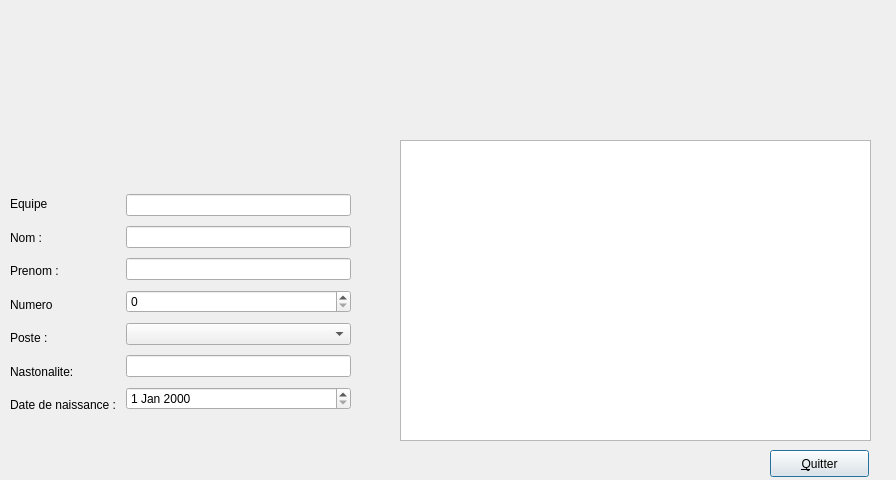
<?xml version="1.0" encoding="UTF-8"?>
<ui version="4.0">
 <class>affPlayer</class>
 <widget class="QDialog" name="affPlayer">
  <property name="geometry">
   <rect>
    <x>0</x>
    <y>0</y>
    <width>896</width>
    <height>480</height>
   </rect>
  </property>
  <property name="windowTitle">
   <string>Dialog</string>
  </property>
  <widget class="QWidget" name="layoutWidget">
   <property name="geometry">
    <rect>
     <x>10</x>
     <y>190</y>
     <width>341</width>
     <height>229</height>
    </rect>
   </property>
   <layout class="QHBoxLayout" name="horizontalLayout">
    <item>
     <layout class="QVBoxLayout" name="verticalLayout">
      <item>
       <widget class="QLabel" name="label_7">
        <property name="text">
         <string>Equipe</string>
        </property>
       </widget>
      </item>
      <item>
       <widget class="QLabel" name="label_5">
        <property name="text">
         <string>Nom :</string>
        </property>
       </widget>
      </item>
      <item>
       <widget class="QLabel" name="label_4">
        <property name="text">
         <string>Prenom :</string>
        </property>
       </widget>
      </item>
      <item>
       <widget class="QLabel" name="label_8">
        <property name="text">
         <string>Numero</string>
        </property>
       </widget>
      </item>
      <item>
       <widget class="QLabel" name="label">
        <property name="text">
         <string>Poste : </string>
        </property>
       </widget>
      </item>
      <item>
       <widget class="QLabel" name="label_6">
        <property name="text">
         <string>Nastonalite: </string>
        </property>
       </widget>
      </item>
      <item>
       <widget class="QLabel" name="label_2">
        <property name="text">
         <string>Date de naissance : </string>
        </property>
       </widget>
      </item>
     </layout>
    </item>
    <item>
     <layout class="QVBoxLayout" name="verticalLayout_2">
      <item>
       <widget class="QLineEdit" name="Equipe"/>
      </item>
      <item>
       <widget class="QLineEdit" name="Nom"/>
      </item>
      <item>
       <widget class="QLineEdit" name="Prenom"/>
      </item>
      <item>
       <widget class="QSpinBox" name="Num"/>
      </item>
      <item>
       <widget class="QComboBox" name="Poste">
        <item>
         <property name="text">
          <string/>
         </property>
        </item>
        <item>
         <property name="text">
          <string>ATT</string>
         </property>
        </item>
        <item>
         <property name="text">
          <string>M</string>
         </property>
        </item>
        <item>
         <property name="text">
          <string>D</string>
         </property>
        </item>
        <item>
         <property name="text">
          <string>GB</string>
         </property>
        </item>
       </widget>
      </item>
      <item>
       <widget class="QLineEdit" name="Nast"/>
      </item>
      <item>
       <widget class="QDateEdit" name="dateEdit"/>
      </item>
     </layout>
    </item>
   </layout>
  </widget>
  <widget class="QTableView" name="tableView">
   <property name="geometry">
    <rect>
     <x>400</x>
     <y>140</y>
     <width>471</width>
     <height>301</height>
    </rect>
   </property>
  </widget>
  <widget class="QPushButton" name="pushButton">
   <property name="geometry">
    <rect>
     <x>770</x>
     <y>450</y>
     <width>99</width>
     <height>27</height>
    </rect>
   </property>
   <property name="text">
    <string>&amp;Quitter</string>
   </property>
  </widget>
 </widget>
 <resources/>
 <connections/>
</ui>
